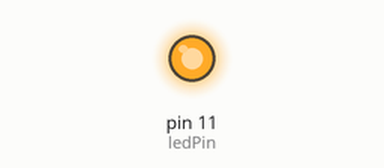
This sketch was run on a simulated Arduino Uno, built with avr-gcc and run on an emulated ATmega328P. On the bench: output pins drawn as LEDs (lit = HIGH). Random numbers use the default seed unless the sketch sets one.

Above: at 1.4 s.
At 5.8 s:
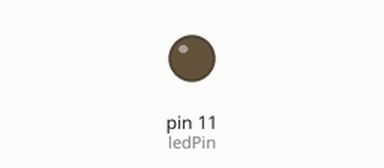
Timing chart, 0 to 8.3 s (numbered marks = the images above):
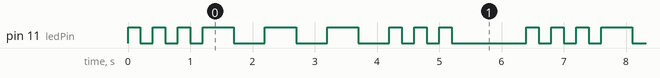

Measured:
- by itself, pin 11 (ledPin): repeats every 6.4 s: 2 × (LOW 0.20 s, HIGH 0.20 s), LOW 0.20 s, 3 × (HIGH 0.50 s, LOW 0.50 s), 2 × (HIGH 0.20 s, LOW 0.20 s), HIGH 0.20 s, LOW 1.2 s, HIGH 0.20 s
- by itself, everything shown: repeats every 6.4 s, in 18 steps

The sketch:

LEDmorsecodeSOSbasic.ino
```cpp
const int ledPin = 11;

int durations[] = {200, 200, 200, 500, 500, 500, 200, 200, 200};

void setup()
{
    pinMode(ledPin, OUTPUT);
}

void loop()
{
    for (int i = 0; i < 9; i++)
    {
        flash(durations[i]);
    }
    delay(1000);
}

void flash(int delayPeriod)
{
    digitalWrite(ledPin, HIGH);
    delay(delayPeriod);
    digitalWrite(ledPin, LOW);
    delay(delayPeriod);
}
```

LEDlightshow.c
```cpp
int led1Pin = 10;  // the pin for the first LED
int led2Pin = 11;  // the pin for the second LED
int led3Pin = 12;  // the pin for the third LED

void setup() {
  pinMode(led1Pin, OUTPUT);  // set the first LED pin as an output
  pinMode(led2Pin, OUTPUT);  // set the second LED pin as an output
  pinMode(led3Pin, OUTPUT);  // set the third LED pin as an output
}

void loop() {
  // set random brightness levels for each LED
  int led1Brightness = random(0, 100);
  int led2Brightness = random(0, 100);
  int led3Brightness = random(0, 100);

  // turn on each LED with its respective brightness level
  analogWrite(led1Pin, led1Brightness);
  analogWrite(led2Pin, led2Brightness);
  analogWrite(led3Pin, led3Brightness);

  // wait for a random amount of time before turning the LEDs off
  delay(random(50, 500));

  // turn off all the LEDs
  analogWrite(led1Pin, 0);
  analogWrite(led2Pin, 0);
  analogWrite(led3Pin, 0);

  // wait for a random amount of time before starting the loop again
  delay(random(50, 500));
}
```
